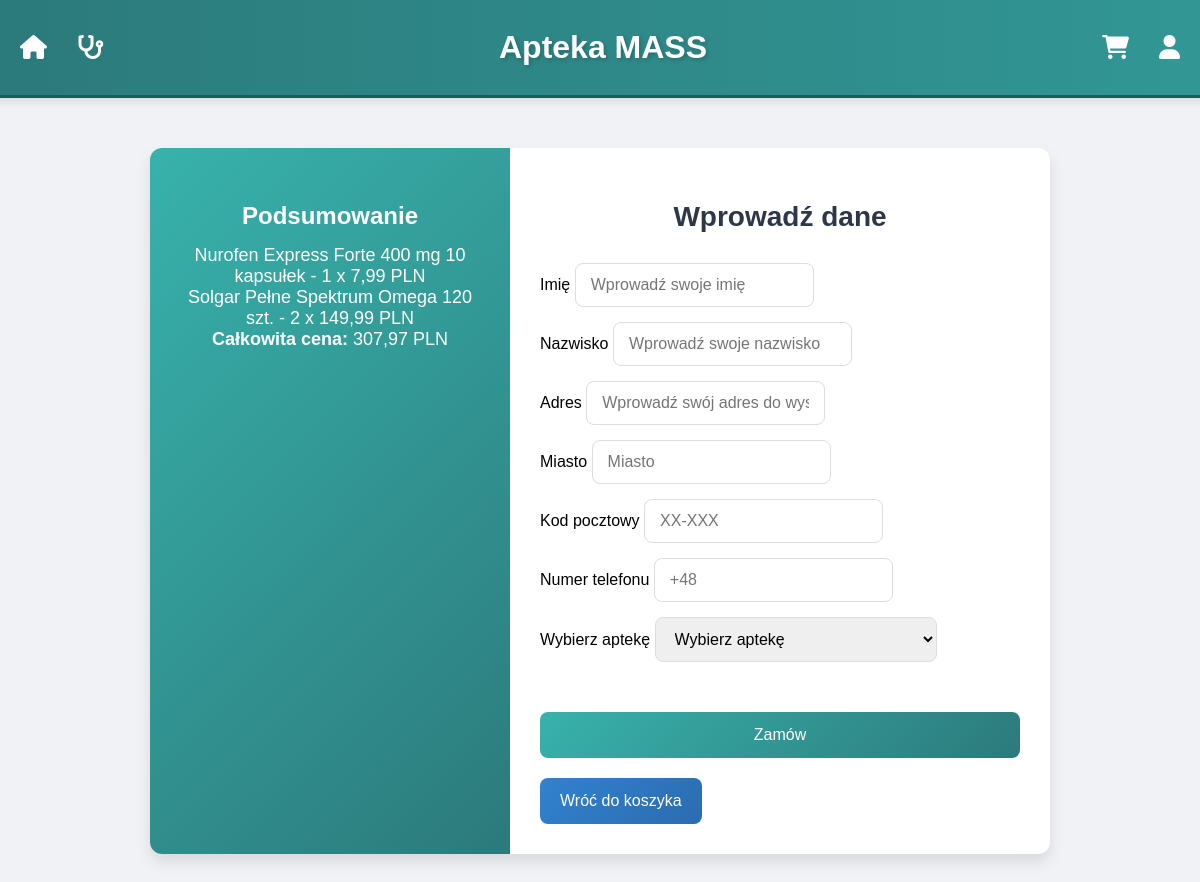
The page /mass/cart/checkout (signed in) on the database its author committed.
### mass/models.py (models this page shows, shortened)
class CartItem(models.Model):
    medication = models.ForeignKey(Medication, on_delete=models.CASCADE)
    quantity = models.PositiveIntegerField()

class Medication(models.Model):
    class Category(models.TextChoices):
        PAIN = 'pain', 'Ból'
        ALLERGY = 'allergy', 'Alergia'
        DIABETIC = 'diabetic', 'Diabetyk'
        SKIN = 'skin', 'Skóra'
        COLD = 'cold', 'Przeziębienie'
        WOUNDS = 'wounds', 'Rany i oparzenia'
        DIGESTIVE = 'digestive', 'Trawienie'
        CONTRACEPTION = 'contraception', 'Antykoncepcja'
        VITAMINS = 'vitamins', 'Witaminy'
        OTHER = 'inne', 'Inne'
    name = models.CharField(max_length=100)
    side_effects = models.CharField(max_length=200)
    price = models.DecimalField(max_digits=10, decimal_places=2, null=True, blank=True)
    description = models.TextField(null=True, blank=True)
    image = models.ImageField(upload_to='MASS/pharmacy/media/image', null=True, blank=True)
    category_tag = models.CharField(max_length=20, choices=Category.choices, default=Category.OTHER)

### mass/views.py (the view, shortened to what this page needs)
# urls.py: path('cart/checkout', views.checkout_view, name='checkout_view'),
def checkout_view(request, prescription_id=None):
    prescription_id = request.session.get('prescription_id', None)
    locations = Location.objects.all()
    form = CheckoutForm()
    order = None
    user = ExtendedUser.objects.get(user=request.user)
    if prescription_id:
        cart = user.prescription_cart
    else:
        cart = user.cart
    cart_items = cart.items.all()
    grand_total = sum(item.quantity * item.medication.price for item in cart_items)
    return render(request, 'checkout.html', {
        'form': form,
        'order': order,
        'grand_total': grand_total,
        'cart_items': cart_items,
        'locations': locations,  # Przekazanie listy aptek
    })

### mass/models.py (called while the page is built)
    def __str__(self):
        return f"{self.address}"

### mass/templates/checkout.html (shortened to what this page needs)
<!DOCTYPE html>
<html lang="pl">
    <head>
        {% load static %}
</head>
<body>
    {% include 'navbar.html' %}
    <div class="container">
        <div class="price-container">
            <h3>Podsumowanie</h3>
            <div class="product-list"> {% for item in cart_items %}
                <div class="product-item">
                    <p>{{ item.medication.name }} - {{ item.quantity }} x {{ item.medication.price }} PLN </p>
                </div> {% endfor %} </div>
            <p><strong>Całkowita cena:</strong> <span id="total-price">{{ grand_total }}</span> PLN</p>
        </div>
        <div class="form-container">
            <h2>Wprowadź dane</h2>
            <form method="POST">
                <div class="form-group">
                    <label for="id_first_name">Imię</label>
                    <input type="text" id="id_first_name" name="first_name" class="form-control" placeholder="Wprowadź swoje imię" value="{{ form.first_name.value|default:'' }}">
                </div>
                <div class="form-group">
                    <label for="id_last_name">Nazwisko</label>
                    <input type="text" id="id_last_name" name="last_name" class="form-control" placeholder="Wprowadź swoje nazwisko" value="{{ form.last_name.value|default:'' }}">
                </div>
                <div class="form-group">
                    <label for="id_address">Adres</label>
                    <input type="text" id="id_address" name="address" class="form-control" placeholder="Wprowadź swój adres do wysyłki" value="{{ form.address.value|default:'' }}">
                </div>
                <div class="form-group">
                    <label for="id_city">Miasto</label>
                    <input type="text" id="id_city" name="city" class="form-control" placeholder="Miasto" value="{{ form.city.value|default:'' }}">
                </div>
                <div class="form-group">
                    <label for="id_zip_code">Kod pocztowy</label>
                    <input type="text" id="id_zip_code" name="zip_code" class="form-control" placeholder="XX-XXX" value="{{ form.zip_code.value|default:'' }}">
                </div>
                <div class="form-group">
                    <label for="id_phone">Numer telefonu</label>
                    <input type="text" id="id_phone" name="phone" class="form-control" placeholder="+48" value="{{ form.phone.value|default:'' }}">
                </div>
                <div class="form-group">
                    <label for="id_location">Wybierz aptekę</label>
                    <select id="id_location" name="location" class="form-control" required>
                        <option value="" disabled selected>Wybierz aptekę</option>
                    </select>
                </div>
                <button type="submit">Zamów</button>
            </form>
            <a href="{% url 'cart_view' %}">
                <button class="back-button">Wróć do koszyka</button>
            </a>
        </div>
    </div>
</body>
</html>

### mass/templates/checkout.html (style rules this page uses)
body { font-family: Arial, sans-serif; background-color: #f0f2f5; display: flex; flex-direction: column; align-items: center; margin: 0; padding: 0px 20px; }
.container { max-width: 900px; margin: 50px auto; background: white; border-radius: 12px; box-shadow: 0 8px 15px rgba(0, 0, 0, 0.1); display: flex; flex-wrap: wrap; overflow: hidden; }
.price-container { flex: 1; min-width: 300px; background: linear-gradient(135deg, #38b2ac, #2c7a7b); color: white; padding: 30px; text-align: center; }
.price-container h3 { margin-bottom: 15px; font-size: 24px; }
.price-container p { font-size: 18px; margin: 0; }
.form-container { flex: 2; padding: 30px; display: flex; flex-direction: column; justify-content: center; gap: 20px; }
h2 { font-size: 28px; margin-bottom: 10px; text-align: center; color: #2d3748; }
form { display: flex; flex-direction: column; gap: 15px; }
input, select, button { padding: 12px 15px; font-size: 16px; border: 1px solid #ddd; border-radius: 8px; outline: none; transition: border-color 0.3s ease, box-shadow 0.3s ease; }
button { padding: 14px 20px; font-size: 16px; border: none; border-radius: 8px; background: linear-gradient(135deg, #38b2ac, #2c7a7b); color: white; cursor: pointer; transition: background 0.3s ease, transform 0.2s ease; }
.back-button { background: linear-gradient(135deg, #3182ce, #2b6cb0); }

### rows shown on the page
CartItem: medication.name "Nurofen Express Forte 400 mg 10 kapsułek", quantity "1", medication.price "7,99"
CartItem: medication.name "Solgar Pełne Spektrum Omega 120 szt.", quantity "2", medication.price "149,99"

### other values the page prints
{{ grand_total }} "307,97"
